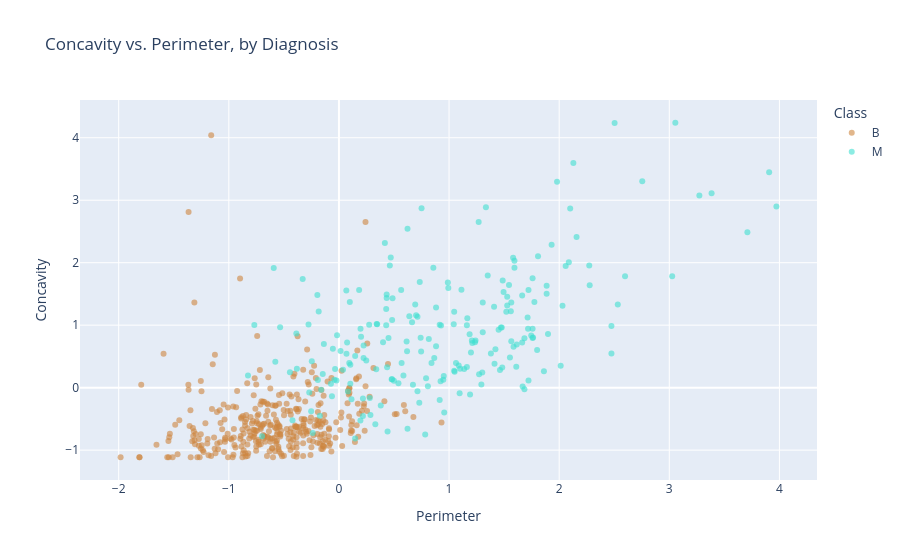

Notebook source saved alongside this figure:
### Markdown cell above
---
---

## k-NN Classification with Two (or more) Explanatory Variables

With perimeter alone, the two diagnoses overlap in the middle (perimeters of roughly $-0.5$ to $+0.8$), and that's where our model makes most of its mistakes. **Could a second measurement help us tell the two groups apart in that region?**

Let's bring in `Concavity`, a measure of how deeply the outline of a nucleus *indents* inward. Irregular, indented outlines are often associated with cancerous cells. Larger values indicate a more irregular outline.

Now we have **two** explanatory variables, so our scatter plot has one variable on each axis, and we colour the points by diagnosis.

### Code cell
fig = px.scatter(cancer, x = "Perimeter", y = "Concavity", color = "Class",
                 color_discrete_map = {"B": "peru", "M": "turquoise"},
                 category_orders = {"Class": ["B", "M"]},
                 opacity = 0.6,
                 title = "Concavity vs. Perimeter, by Diagnosis",
                 height = 600)
fig.show()

### Figure 1 — Plotly figure (JSON) as saved in the notebook; plotly's stock layout.template omitted (floating-point values rounded to 4 significant figures; data arrays with more than 128 entries replaced by an {"elided": "..."} marker saying what was removed)
{"data": [{"hovertemplate": "Class=B<br>Perimeter=%{x}<br>Concavity=%{y}<extra></extra>", "legendgroup": "B", "marker": {"color": "peru", "opacity": 0.6, "symbol": "circle"}, "mode": "markers", "name": "B", "orientation": "v", "showlegend": true, "type": "scatter", "x": {"elided": "357 float values"}, "xaxis": "x", "y": {"elided": "357 float values"}, "yaxis": "y"}, {"hovertemplate": "Class=M<br>Perimeter=%{x}<br>Concavity=%{y}<extra></extra>", "legendgroup": "M", "marker": {"color": "turquoise", "opacity": 0.6, "symbol": "circle"}, "mode": "markers", "name": "M", "orientation": "v", "showlegend": true, "type": "scatter", "x": {"elided": "212 float values"}, "xaxis": "x", "y": {"elided": "212 float values"}, "yaxis": "y"}], "layout": {"autosize": true, "legend": {"title": {"text": "Class"}, "tracegroupgap": 0}, "title": {"text": "Concavity vs. Perimeter, by Diagnosis"}, "xaxis": {"anchor": "y", "autorange": true, "domain": [0, 1], "range": [-2.361, 4.351], "title": {"text": "Perimeter"}, "type": "linear"}, "yaxis": {"anchor": "x", "autorange": true, "domain": [0, 1], "range": [-1.472, 4.597], "title": {"text": "Concavity"}, "type": "linear"}}}
